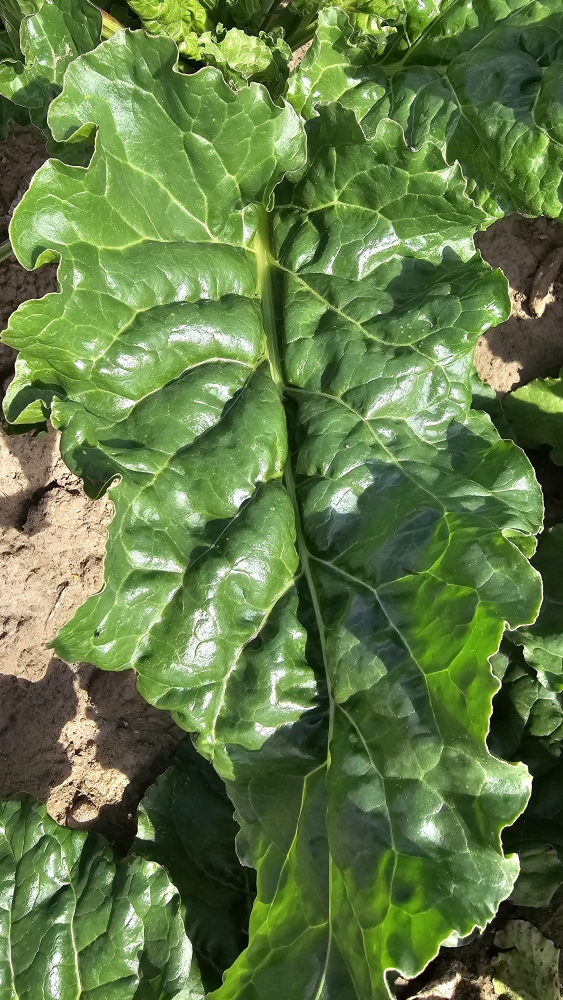
#> input picture data/samples/beet/healthy/20240624_120106.jpg, 2252 x 4000 px (shown at 1/4 size); its folder holds only this picture in this run
$ python beet_detector.py ../data/samples/beet/healthy
#> lines starting #> are read from the running program, lines starting #| are printed output that depends on the picture; after the words box and inside, x2 and y2 are one past the last pixel; in counts of white or black regions, pixels touching at a corner belong together
#> in analyze_image, img_raw is the input picture: shape (4000, 2252, 3); mean B, G, R 69.3, 122.7, 97.5
"""
Beet Disease Detector — Cercospora Leaf Spot
============================================
Pipeline per academic spec:
  9.1.3.5  Pre-processing      — image quality improvement
  9.1.3.6  Plant mask          — separate plant from background
  9.1.3.7  Feature extraction  — histogram & color features from plant pixels
  9.1.3.8  Classification      — Green / Yellow / Red (Healthy / Suspicious / Sick)
  9.1.3.9  Geographic output   — P = (Latitude, Longitude, Class)

Usage:
    python beet_disease_detector.py <image_path>           # Single image
    python beet_disease_detector.py <folder_path> --batch  # Batch folder

Author: Generated for ofri.azar@gmail.com
"""

import cv2
import numpy as np
import os
import sys
import glob
import argparse
import warnings
warnings.filterwarnings("ignore")

try:
    import matplotlib
    matplotlib.use("Agg")
    import matplotlib.pyplot as plt
    import matplotlib.patches as mpatches
    from matplotlib.gridspec import GridSpec
    HAS_MPL = True
except ImportError:
    HAS_MPL = False


# ══════════════════════════════════════════════════════════
# STEP 9.1.3.5 — PRE-PROCESSING
# Improve image quality before anomaly identification.
# Adjusts for lighting variations, noise, and contrast issues
# that arise from different shooting distances, angles, and
# weather conditions (sun, wind blur).
# Output: processed image (same size, improved quality)
# ══════════════════════════════════════════════════════════

def preprocess(img_bgr: np.ndarray) -> np.ndarray:
    """
    Image quality improvement pipeline:

    1. Resize to standard resolution (800×600) — consistent processing
       regardless of camera distance or zoom level.

    2. Gaussian blur — reduce high-frequency noise from wind motion
       or low-quality cameras. Kernel 3×3 preserves edge detail while
       smoothing sensor noise.

    3. CLAHE (Contrast-Limited Adaptive Histogram Equalization) —
       improve contrast in shadowed regions or overexposed patches.
       Applied per-channel in LAB color space so hue is not distorted.
       clipLimit=2.0 prevents noise amplification; tileGridSize 8×8.

    4. Value-channel clipping — cap the top 1% of brightness values
       to reduce specular highlights (sun glints on wet leaves).

    Returns:
        processed BGR image (uint8, same WxH as resized input)
    """
    # 1. Resize to standard resolution
    img = cv2.resize(img_bgr, (800, 600), interpolation=cv2.INTER_AREA)

    # 2. Gaussian blur — noise reduction
    img = cv2.GaussianBlur(img, (3, 3), sigmaX=0.8)

    # 3. CLAHE on L-channel in LAB space — adaptive contrast enhancement
    lab   = cv2.cvtColor(img, cv2.COLOR_BGR2LAB)
#> lab: shape (600, 800, 3); mean of channels 0, 1, 2 121.5, 109.4, 153.7
    l, a, b = cv2.split(lab)
    clahe = cv2.createCLAHE(clipLimit=2.0, tileGridSize=(8, 8))
    l_eq  = clahe.apply(l)
    lab_eq = cv2.merge([l_eq, a, b])
#> lab_eq: shape (600, 800, 3); mean of channels 0, 1, 2 122.5, 109.4, 153.7
    img   = cv2.cvtColor(lab_eq, cv2.COLOR_LAB2BGR)
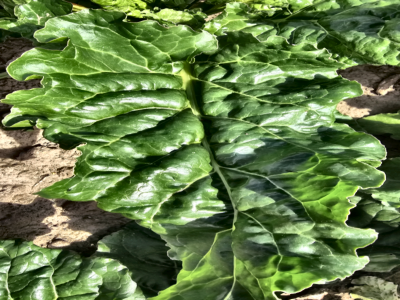
#> img: shape (600, 800, 3) (shown at 1/2 size); mean B, G, R 71.3, 124.7, 99.4

    # 4. Brightness clipping — suppress top-1% specular highlights
    hsv = cv2.cvtColor(img, cv2.COLOR_BGR2HSV)
#> hsv: shape (600, 800, 3); mean H, S, V 44.1, 129.9, 126.3
    h_ch, s_ch, v_ch = cv2.split(hsv)
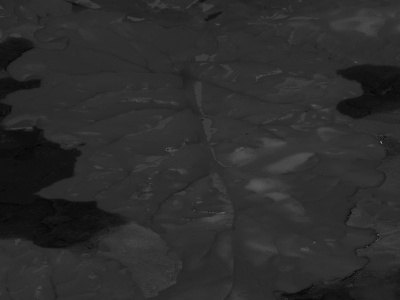
#> h_ch: shape (600, 800) (shown at 1/2 size); min 0, max 178, mean 44.1
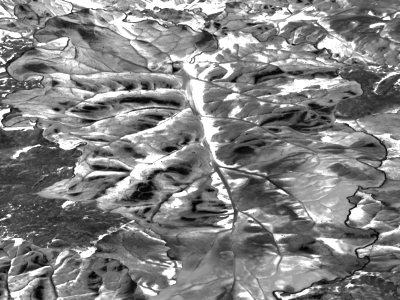
#> s_ch: shape (600, 800) (shown at 1/2 size); min 0, max 255, mean 129.9
    v_clip = np.clip(v_ch, 0, int(np.percentile(v_ch, 99))).astype(np.uint8)
    hsv_clipped = cv2.merge([h_ch, s_ch, v_clip])
    img = cv2.cvtColor(hsv_clipped, cv2.COLOR_HSV2BGR)

    return img


# ══════════════════════════════════════════════════════════
# STEP 9.1.3.6 — PLANT MASK
# Separate plant area from background (soil, sand, shadow).
# Output: binary mask where 255 = plant pixel
# ══════════════════════════════════════════════════════════

def build_plant_mask(img_bgr: np.ndarray) -> dict:
    """
    Segment plant material from background.

    Strategy:
      1. Build a vegetation seed: green pixels with sufficient saturation
      2. Expand the seed via dilation — captures yellow disease halos
         near green tissue while leaving distant bare soil excluded
      3. Explicitly remove soil/sand pixels (hue 8-32, low saturation)
      4. Morphological cleanup to fill holes and remove small noise blobs
      5. Return the clean plant mask + masked image

    Returns:
        dict with:
          'plant_mask'    — binary mask (uint8), 255 = plant pixel
          'plant_img'     — BGR image with background zeroed
          'plant_area'    — number of plant pixels
          'coverage_pct'  — plant area as % of total image
          'found'         — False if no significant plant was found
          '_green_mask'   — strict green-only mask (for feature stats)
    """
    h, w  = img_bgr.shape[:2]
    total = h * w
    hsv   = cv2.cvtColor(img_bgr, cv2.COLOR_BGR2HSV)
#> hsv: shape (600, 800, 3); mean H, S, V 44.1, 131, 126.3
    hh, s, v = hsv[:, :, 0], hsv[:, :, 1], hsv[:, :, 2]

    # Green seed — healthy beet leaf tissue
    green_seed = ((hh >= 35) & (hh <= 85) & (s > 45) & (v > 40)).astype(np.uint8) * 255
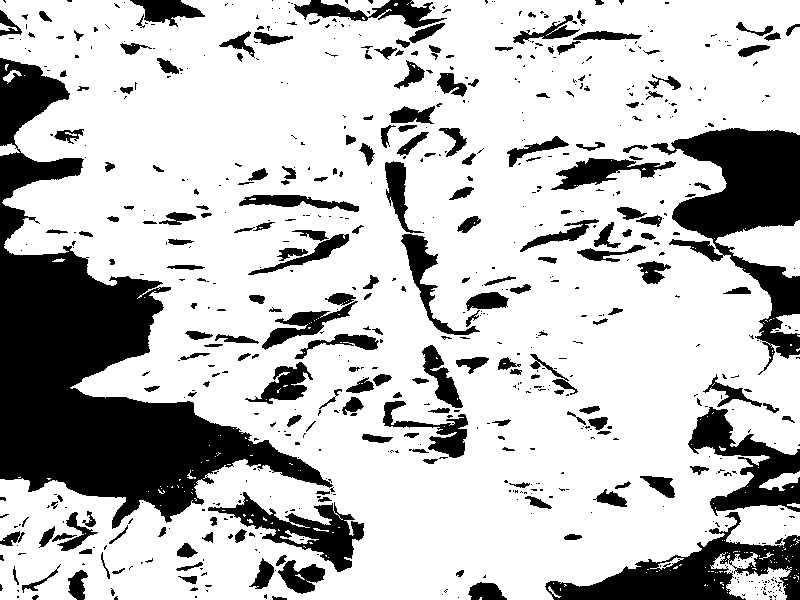
#> green_seed: shape (600, 800); 75.3% white; 706 black regions (496 under 20 px), largest, box (x1, y1, x2, y2) and area: (0, 58, 333, 529) 47241, (651, 128, 800, 375) 13987, (545, 512, 800, 600) 8160

    # Pale / bleached / dried leaf tissue (wilted beet leaves near green)
    pale_leaf = ((s < 60) & (v > 90) & (v < 240)).astype(np.uint8) * 255
#> pale_leaf: shape (600, 800); 4.7% white; 1307 white regions (1139 under 20 px), largest, box (x1, y1, x2, y2) and area: (721, 183, 795, 208) 754, (753, 556, 800, 598) 702, (253, 361, 315, 405) 684

    # Dark red / purple beet tissue (stems, veins, stressed leaves)
    dark_leaf = (((hh >= 150) | (hh <= 15)) & (s > 40) & (v > 30) & (v < 180)).astype(np.uint8) * 255
#> dark_leaf: shape (600, 800); 2.1% white; 326 white regions (289 under 20 px), largest, box (x1, y1, x2, y2) and area: (0, 395, 112, 471) 3257, (0, 261, 75, 317) 1652, (123, 405, 192, 461) 1216

    # Yellowing diseased tissue (Cercospora halos)
    yellow_leaf = ((hh >= 18) & (hh <= 45) & (s > 50) & (v > 60)).astype(np.uint8) * 255
#> yellow_leaf: shape (600, 800); 33.9% white; 1751 white regions (1603 under 20 px), largest, box (x1, y1, x2, y2) and area: (0, 0, 678, 507) 86984, (289, 403, 702, 600) 19077, (562, 78, 800, 258) 8858

    # Explicit soil exclusion: hue ~8-32, low saturation, medium brightness
    soil = ((hh >= 8) & (hh <= 32) & (s < 65) & (v > 80)).astype(np.uint8) * 255
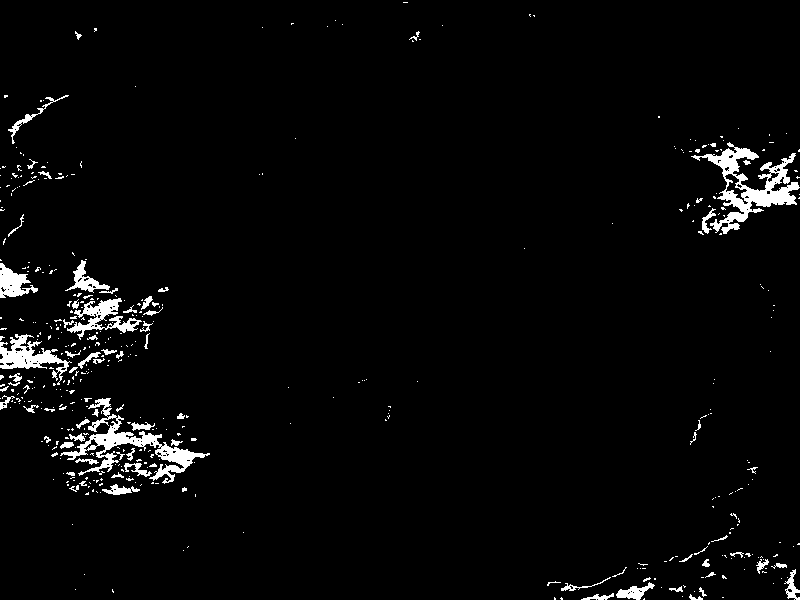
#> soil: shape (600, 800); 3% white; 453 white regions (375 under 20 px), largest, box (x1, y1, x2, y2) and area: (691, 142, 800, 234) 2934, (60, 398, 210, 484) 2523, (0, 334, 72, 385) 1277

    # Build mask: include pale/dark/yellow only within expanded green zone
    expanded_green  = cv2.dilate(green_seed, np.ones((15, 15), np.uint8), iterations=3)
#> expanded_green: shape (600, 800); 95.7% white; 4 black regions (1 under 20 px), largest, box (x1, y1, x2, y2) and area: (0, 276, 184, 476) 17832, (743, 152, 800, 205) 2501, (627, 592, 683, 600) 317
    leaf_candidates = cv2.bitwise_or(cv2.bitwise_or(pale_leaf, dark_leaf), yellow_leaf)
#> leaf_candidates: shape (600, 800); 39.8% white; 1756 white regions (1600 under 20 px), largest, box (x1, y1, x2, y2) and area: (0, 0, 678, 521) 106058, (271, 257, 800, 600) 35786, (562, 77, 800, 258) 11880
    leaf_near_green = cv2.bitwise_and(leaf_candidates, expanded_green)
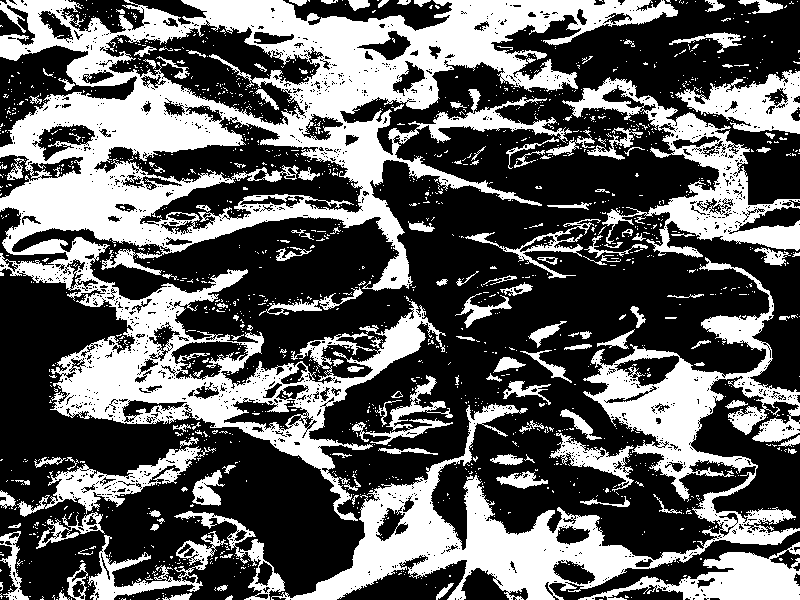
#> leaf_near_green: shape (600, 800); 37.4% white; 1632 white regions (1485 under 20 px), largest, box (x1, y1, x2, y2) and area: (0, 0, 678, 521) 93513, (271, 257, 800, 600) 35786, (562, 77, 800, 258) 10302
    combined        = cv2.bitwise_or(green_seed, leaf_near_green)
#> combined: shape (600, 800); 81.2% white; 1026 black regions (776 under 20 px), largest, box (x1, y1, x2, y2) and area: (0, 259, 333, 529) 27280, (689, 409, 800, 512) 4429, (715, 128, 800, 205) 3984
    plant_mask      = cv2.bitwise_and(combined, cv2.bitwise_not(soil))
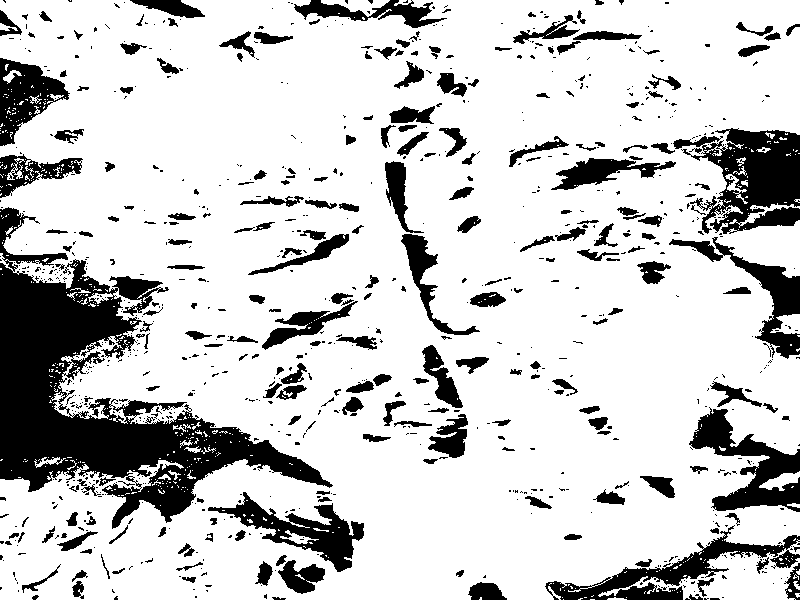
#> plant_mask: shape (600, 800); 79.9% white; 875 black regions (640 under 20 px), largest, box (x1, y1, x2, y2) and area: (0, 207, 333, 529) 32785, (673, 128, 800, 234) 7424, (545, 525, 800, 600) 4670

    # Morphological cleanup
    plant_mask = cv2.morphologyEx(plant_mask, cv2.MORPH_CLOSE,
                                   np.ones((9, 9), np.uint8), iterations=2)
#> plant_mask: shape (600, 800); 93.9% white; 18 black regions, largest, box (x1, y1, x2, y2) and area: (0, 275, 177, 479) 18436, (746, 150, 800, 205) 2703, (761, 266, 800, 315) 1384
    plant_mask = cv2.morphologyEx(plant_mask, cv2.MORPH_OPEN,
                                   np.ones((3, 3), np.uint8), iterations=1)
#> plant_mask: shape (600, 800); 93.9% white; 18 black regions, largest, box (x1, y1, x2, y2) and area: (0, 275, 177, 479) 18442, (746, 150, 800, 205) 2705, (761, 266, 800, 315) 1384
#> (the rest of the program and of its run is left out)
